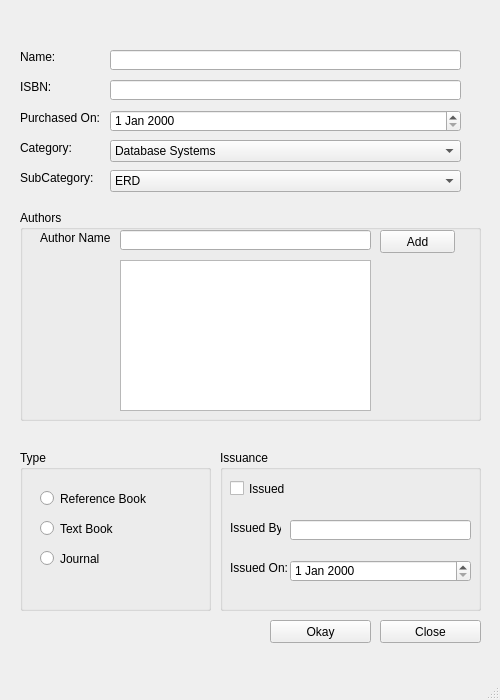
<?xml version="1.0" encoding="UTF-8"?>
<ui version="4.0">
 <class>MainWindow</class>
 <widget class="QMainWindow" name="MainWindow">
  <property name="geometry">
   <rect>
    <x>0</x>
    <y>0</y>
    <width>500</width>
    <height>700</height>
   </rect>
  </property>
  <property name="windowTitle">
   <string>Library Management System</string>
  </property>
  <widget class="QWidget" name="centralwidget">
   <widget class="QLabel" name="Name">
    <property name="geometry">
     <rect>
      <x>20</x>
      <y>50</y>
      <width>47</width>
      <height>13</height>
     </rect>
    </property>
    <property name="text">
     <string>Name:</string>
    </property>
   </widget>
   <widget class="QLabel" name="ISBN">
    <property name="geometry">
     <rect>
      <x>20</x>
      <y>80</y>
      <width>47</width>
      <height>13</height>
     </rect>
    </property>
    <property name="text">
     <string>ISBN:</string>
    </property>
   </widget>
   <widget class="QLabel" name="PuchaseDate">
    <property name="geometry">
     <rect>
      <x>20</x>
      <y>110</y>
      <width>81</width>
      <height>16</height>
     </rect>
    </property>
    <property name="text">
     <string>Purchased On:</string>
    </property>
   </widget>
   <widget class="QLabel" name="Category">
    <property name="geometry">
     <rect>
      <x>20</x>
      <y>140</y>
      <width>81</width>
      <height>16</height>
     </rect>
    </property>
    <property name="text">
     <string>Category:</string>
    </property>
   </widget>
   <widget class="QLabel" name="SubCategory">
    <property name="geometry">
     <rect>
      <x>20</x>
      <y>170</y>
      <width>81</width>
      <height>16</height>
     </rect>
    </property>
    <property name="text">
     <string>SubCategory:</string>
    </property>
   </widget>
   <widget class="QGroupBox" name="AuthorsGroup">
    <property name="geometry">
     <rect>
      <x>20</x>
      <y>210</y>
      <width>461</width>
      <height>211</height>
     </rect>
    </property>
    <property name="title">
     <string>Authors</string>
    </property>
    <widget class="QLabel" name="AuthorName">
     <property name="geometry">
      <rect>
       <x>20</x>
       <y>20</y>
       <width>81</width>
       <height>16</height>
      </rect>
     </property>
     <property name="text">
      <string>Author Name</string>
     </property>
    </widget>
    <widget class="QLineEdit" name="AuthorNameEdit">
     <property name="geometry">
      <rect>
       <x>100</x>
       <y>20</y>
       <width>251</width>
       <height>20</height>
      </rect>
     </property>
    </widget>
    <widget class="QPushButton" name="AddAuthor">
     <property name="geometry">
      <rect>
       <x>360</x>
       <y>20</y>
       <width>75</width>
       <height>23</height>
      </rect>
     </property>
     <property name="text">
      <string>Add</string>
     </property>
    </widget>
    <widget class="QTextEdit" name="AuthorNames">
     <property name="geometry">
      <rect>
       <x>100</x>
       <y>50</y>
       <width>251</width>
       <height>151</height>
      </rect>
     </property>
    </widget>
   </widget>
   <widget class="QGroupBox" name="TypeGroup">
    <property name="geometry">
     <rect>
      <x>20</x>
      <y>450</y>
      <width>191</width>
      <height>161</height>
     </rect>
    </property>
    <property name="title">
     <string>Type</string>
    </property>
    <widget class="QRadioButton" name="RBbutton">
     <property name="geometry">
      <rect>
       <x>20</x>
       <y>40</y>
       <width>111</width>
       <height>17</height>
      </rect>
     </property>
     <property name="text">
      <string>Reference Book</string>
     </property>
    </widget>
    <widget class="QRadioButton" name="TBbutton">
     <property name="geometry">
      <rect>
       <x>20</x>
       <y>70</y>
       <width>101</width>
       <height>17</height>
      </rect>
     </property>
     <property name="text">
      <string>Text Book</string>
     </property>
    </widget>
    <widget class="QRadioButton" name="Jbutton">
     <property name="geometry">
      <rect>
       <x>20</x>
       <y>100</y>
       <width>101</width>
       <height>17</height>
      </rect>
     </property>
     <property name="text">
      <string>Journal</string>
     </property>
    </widget>
   </widget>
   <widget class="QGroupBox" name="IssuanceGroup">
    <property name="geometry">
     <rect>
      <x>220</x>
      <y>450</y>
      <width>261</width>
      <height>161</height>
     </rect>
    </property>
    <property name="title">
     <string>Issuance</string>
    </property>
    <widget class="QCheckBox" name="issuedCheck">
     <property name="geometry">
      <rect>
       <x>10</x>
       <y>30</y>
       <width>70</width>
       <height>17</height>
      </rect>
     </property>
     <property name="text">
      <string>Issued</string>
     </property>
    </widget>
    <widget class="QLabel" name="IssuedBy">
     <property name="geometry">
      <rect>
       <x>10</x>
       <y>70</y>
       <width>51</width>
       <height>16</height>
      </rect>
     </property>
     <property name="text">
      <string>Issued By:</string>
     </property>
    </widget>
    <widget class="QLabel" name="IssuedOn">
     <property name="geometry">
      <rect>
       <x>10</x>
       <y>110</y>
       <width>71</width>
       <height>16</height>
      </rect>
     </property>
     <property name="text">
      <string>Issued On:</string>
     </property>
    </widget>
    <widget class="QLineEdit" name="issuedEdit">
     <property name="geometry">
      <rect>
       <x>70</x>
       <y>70</y>
       <width>181</width>
       <height>20</height>
      </rect>
     </property>
    </widget>
    <widget class="QDateEdit" name="IssueDate">
     <property name="geometry">
      <rect>
       <x>70</x>
       <y>110</y>
       <width>181</width>
       <height>22</height>
      </rect>
     </property>
    </widget>
   </widget>
   <widget class="QPushButton" name="OkayButton">
    <property name="geometry">
     <rect>
      <x>270</x>
      <y>620</y>
      <width>101</width>
      <height>23</height>
     </rect>
    </property>
    <property name="text">
     <string>Okay</string>
    </property>
   </widget>
   <widget class="QPushButton" name="CloseButton">
    <property name="geometry">
     <rect>
      <x>380</x>
      <y>620</y>
      <width>101</width>
      <height>23</height>
     </rect>
    </property>
    <property name="text">
     <string>Close</string>
    </property>
   </widget>
   <widget class="QLineEdit" name="NameLine">
    <property name="geometry">
     <rect>
      <x>110</x>
      <y>50</y>
      <width>351</width>
      <height>20</height>
     </rect>
    </property>
   </widget>
   <widget class="QLineEdit" name="ISBNLine">
    <property name="geometry">
     <rect>
      <x>110</x>
      <y>80</y>
      <width>351</width>
      <height>20</height>
     </rect>
    </property>
   </widget>
   <widget class="QDateEdit" name="purchaseDateEdit">
    <property name="geometry">
     <rect>
      <x>110</x>
      <y>110</y>
      <width>351</width>
      <height>22</height>
     </rect>
    </property>
   </widget>
   <widget class="QComboBox" name="categories">
    <property name="geometry">
     <rect>
      <x>110</x>
      <y>140</y>
      <width>351</width>
      <height>22</height>
     </rect>
    </property>
    <item>
     <property name="text">
      <string>Database Systems</string>
     </property>
    </item>
    <item>
     <property name="text">
      <string>OOP</string>
     </property>
    </item>
    <item>
     <property name="text">
      <string>Artificial Intelligence</string>
     </property>
    </item>
   </widget>
   <widget class="QComboBox" name="subcategories">
    <property name="geometry">
     <rect>
      <x>110</x>
      <y>170</y>
      <width>351</width>
      <height>22</height>
     </rect>
    </property>
    <item>
     <property name="text">
      <string>ERD</string>
     </property>
    </item>
    <item>
     <property name="text">
      <string>SQL</string>
     </property>
    </item>
    <item>
     <property name="text">
      <string>OLAP</string>
     </property>
    </item>
    <item>
     <property name="text">
      <string>Data Mining</string>
     </property>
    </item>
    <item>
     <property name="text">
      <string>C++</string>
     </property>
    </item>
    <item>
     <property name="text">
      <string>Java</string>
     </property>
    </item>
    <item>
     <property name="text">
      <string>Machine Learning</string>
     </property>
    </item>
    <item>
     <property name="text">
      <string>Robotics</string>
     </property>
    </item>
    <item>
     <property name="text">
      <string>Computer Vision</string>
     </property>
    </item>
   </widget>
  </widget>
  <widget class="QMenuBar" name="menubar">
   <property name="geometry">
    <rect>
     <x>0</x>
     <y>0</y>
     <width>500</width>
     <height>21</height>
    </rect>
   </property>
  </widget>
  <widget class="QStatusBar" name="statusbar"/>
 </widget>
 <resources/>
 <connections/>
</ui>
